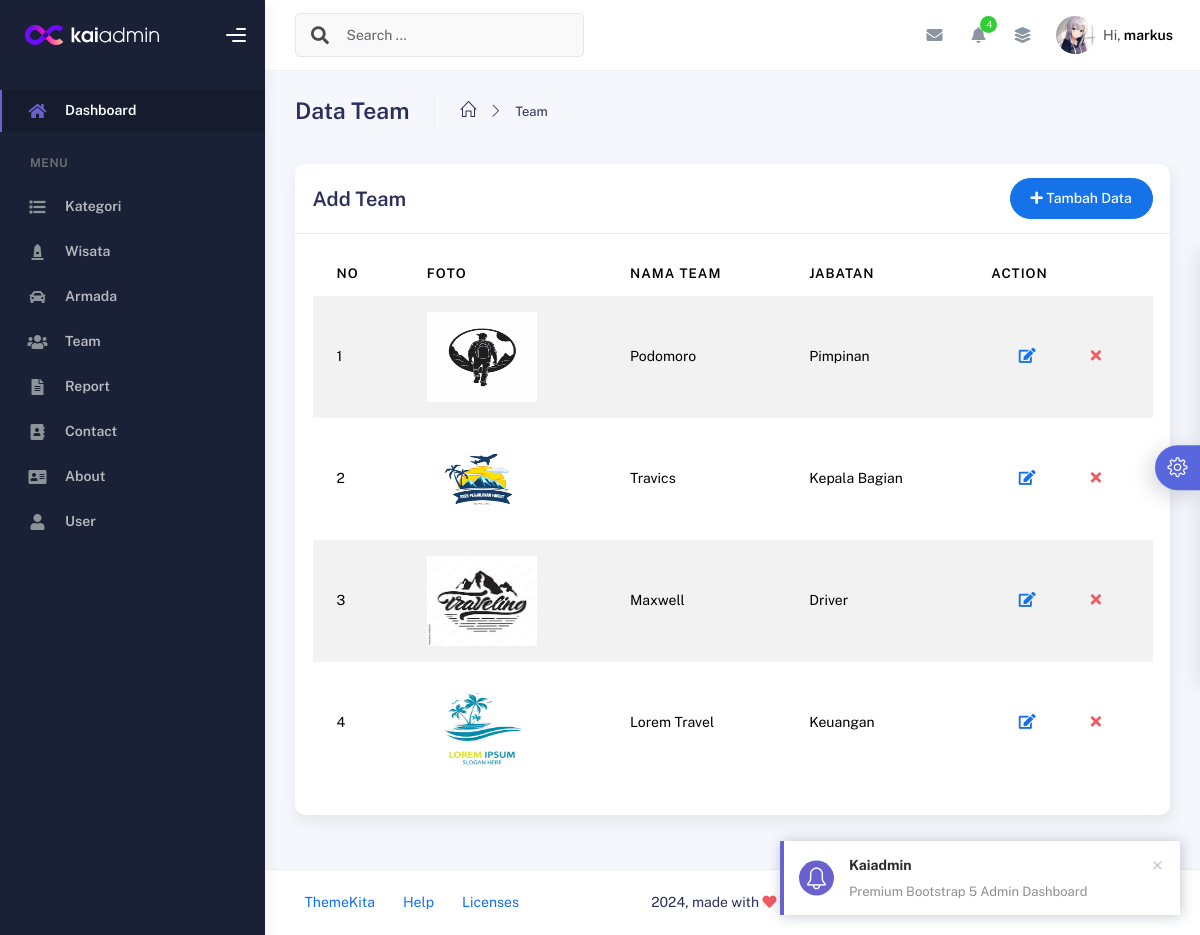
Page /admin/?page=tim/index (signed in) on the committed database.
### tables this page shows
CREATE TABLE `tim` (
  `id_tim` int(11) NOT NULL AUTO_INCREMENT,
  `nama_tim` varchar(100) DEFAULT NULL,
  `jabatan` varchar(50) DEFAULT NULL,
  `foto` varchar(255) DEFAULT NULL,
  PRIMARY KEY (`id_tim`)
);

### admin/index.php (called while the page is built, shortened)
<?php
include "layout/header.php";
include "content.php";
include "layout/footer.php";

### admin/tim/index.php (the view, shortened to what this page needs)
<div class="container">
    <div class="page-inner">
        <div class="page-header">
            <h3 class="fw-bold mb-3">Data Team</h3>
            <ul class="breadcrumbs mb-3">
                <li class="nav-home">
                    <a href="#">
                        <i class="icon-home"></i>
                    </a>
                </li>
                <li class="separator">
                    <i class="icon-arrow-right"></i>
                </li>
                <li class="nav-item">
                    <a href="#">Team</a>
                </li>
            </ul>
        </div>
        <div class="row">
            <div class="col-md-12">
                <div class="card">
                    <div class="card-header">
                        <div class="d-flex align-items-center">
                            <h4 class="card-title">Add Team</h4>
                            <button
                                class="btn btn-primary btn-round ms-auto"
                                data-bs-toggle="modal"
                                data-bs-target="#addRowModal">
                                <i class="fa fa-plus"></i>
                                Tambah Data
                            </button>
                        </div>
                    </div>
                    <div class="card-body">
                        <div class="table-responsive">
                            <table
                                id="add-row"
                                class="display table table-striped table-hover">
                                <thead>
                                    <tr>
                                        <th>No</th>
                                        <th>Foto</th>
                                        <th>Nama Team</th>
                                        <th>Jabatan</th>
                                        <th style="width: 10%">Action</th>
                                    </tr>
                                </thead>
                                <tbody>
                                    <?php
                                    $no = 1;
                                    $data = mysqli_query($koneksi, "SELECT * FROM tim ;");
                                    while ($d = mysqli_fetch_array($data)) {
                                    ?>
                                        <tr>
                                            <td><?= $no++; ?></td>
                                            <td><img src="assets/images/<?= $d['foto']; ?>" width="110px" height="90px" alt="Image Not Found"></td>
                                            <td><?= $d['nama_tim']; ?></td>
                                            <td><?= $d['jabatan']; ?></td>
                                            <td>
                                                <div class="form-button-action">
                                                    <a
                                                        type="button"
                                                        title="Edit"
                                                        class="btn btn-link btn-primary btn-lg"
                                                        data-original-title="Edit Task"
                                                        data-bs-toggle="modal"
                                                        data-bs-target="#editRowModal<?= $d['id_tim']; ?>">
                                                        <i class="fa fa-edit"></i>
                                                    </a>
                                                    <a
                                                        type="button"
                                                        data-bs-toggle="tooltip"
                                                        title="Hapus"
                                                        class="btn btn-link btn-danger btn-lg"
                                                        data-original-title="Remove"
                                                        href="tim/proses_hapus.php?id_tim=<?= $d['id_tim']; ?>" onclick="return confirm('Apakah anda yakin akan dihapus!');">
                                                        <i class="fa fa-times"></i>
                                                    </a>
                                                </div>
                                            </td>
                                        </tr>
                                    <?php
                                    }
                                    ?>
                                </tbody>
                            </table>
                        </div>
                    </div>
                </div>
            </div>
        </div>
    </div>
</div>

### rows in the picture
tim: foto (picture), nama_tim "Podomoro", jabatan "Pimpinan"
tim: foto (picture), nama_tim "Travics", jabatan "Kepala Bagian"
tim: foto (picture), nama_tim "Maxwell", jabatan "Driver"
tim: foto (picture), nama_tim "Lorem Travel", jabatan "Keuangan"

### other values in the picture
$_SESSION['username'] "markus"
